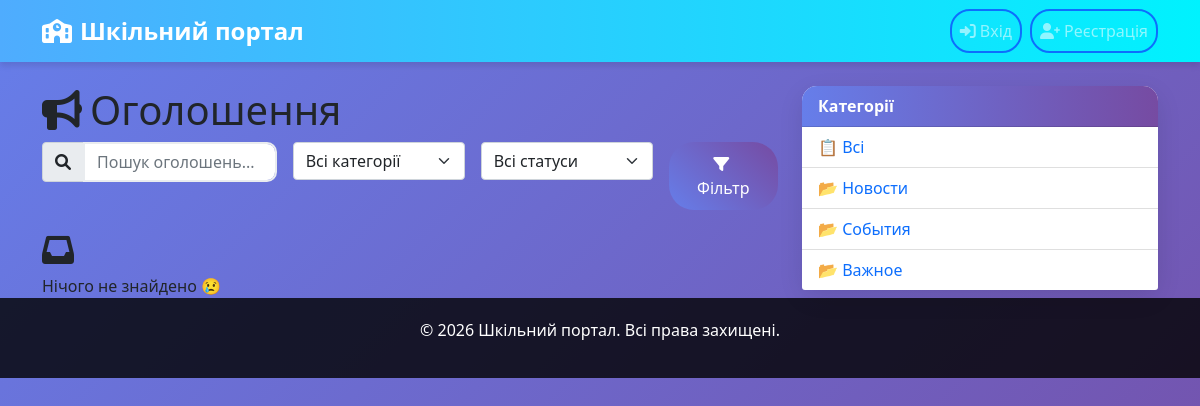
Before: /announcements/?category=7 with the older database file.
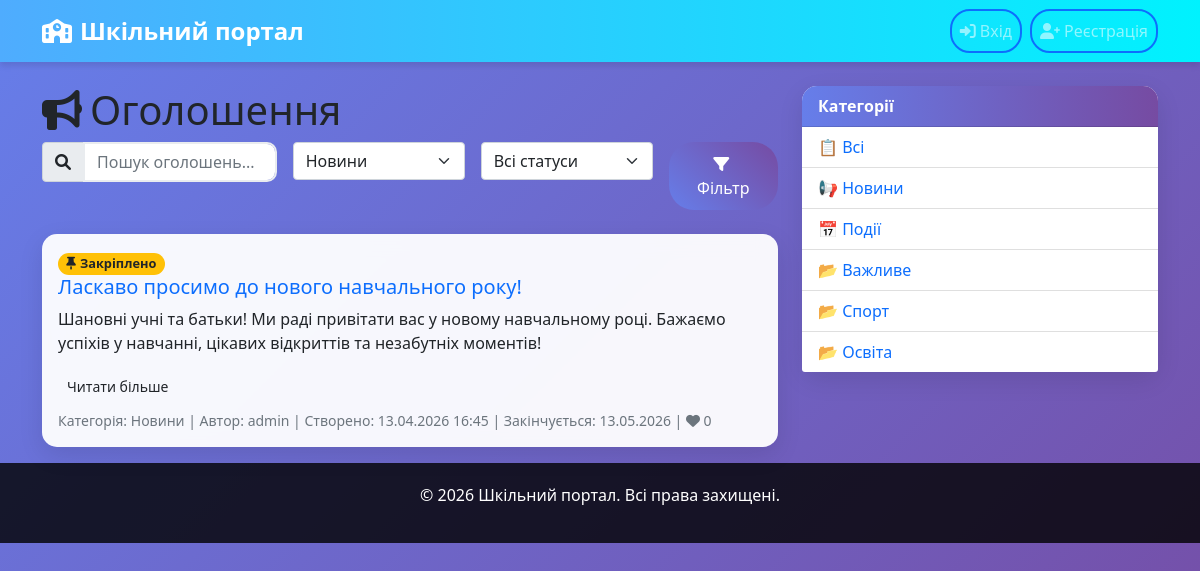
After: the same page with the newer database file.
### announcements/models.py (models this page shows, shortened)
class Category(models.Model):
    name = models.CharField(max_length=100, unique=True)
    description = models.TextField(blank=True)

class Announcement(models.Model):
    title = models.CharField(max_length=200)
    content = models.TextField()
    category = models.ForeignKey(Category, on_delete=models.CASCADE)
    author = models.ForeignKey(User, on_delete=models.CASCADE)
    created_at = models.DateTimeField(auto_now_add=True)
    updated_at = models.DateTimeField(auto_now=True)
    end_date = models.DateField(null=True, blank=True)
    is_pinned = models.BooleanField(default=False)
    file = models.FileField(upload_to='announcements/', blank=True, null=True)
    image = models.ImageField(upload_to='announcements/images/', blank=True, null=True, verbose_name='Зображення')
    class Meta:
        ordering = ['-is_pinned', '-created_at']

### announcements/views.py (the view)
# urls.py: path('', views.announcement_list, name='announcement_list'),
def announcement_list(request):
    announcements = Announcement.objects.all()
    categories = Category.objects.all()
    query = request.GET.get('q')
    if query:
        announcements = announcements.filter(
            Q(title__icontains=query) | Q(content__icontains=query)
        )
    category_id = request.GET.get('category')
    if category_id:
        announcements = announcements.filter(category_id=category_id)
    status = request.GET.get('status')
    if status == 'active':
        announcements = announcements.filter(end_date__gte=timezone.now().date())
    elif status == 'expired':
        announcements = announcements.filter(end_date__lt=timezone.now().date())
    paginator = Paginator(announcements, 10)  # 10 объявлений на страницу
    page_number = request.GET.get('page')
    page_obj = paginator.get_page(page_number)
    context = {
        'announcements': page_obj,
        'categories': categories,
        'query': query,
        'selected_category': category_id,
        'status': status,
        'is_admin': request.user.is_authenticated and request.user.groups.filter(name='Admin').exists(),
    }
    return render(request, 'announcements/list.html', context)

### announcements/views.py (called while the page is built)
def validate_number(self, number):
    try:
        number = int(number)
    except (TypeError, ValueError):
        raise PageNotAnInteger("Page number is not an integer")
    if number < 1:
        raise EmptyPage("Page number is less than 1")
    if number > self.num_pages:
        if number == 1 and self.num_pages == 0:
            pass
        else:
            raise EmptyPage("Page number is greater than number of pages")
    return number

### announcements/templates/announcements/list.html (shortened to what this page needs)
{% extends 'announcements/base.html' %}
{% block content %}
<div class="row">
    <div class="col-md-8">
        <h1><i class="fas fa-bullhorn me-2"></i>Оголошення</h1>
        <form method="get" class="mb-4">
            <div class="row g-3">
                <div class="col-md-4">
                    <div class="input-group">
                        <span class="input-group-text"><i class="fas fa-search"></i></span>
                        <input type="text" name="q" class="form-control" placeholder="Пошук оголошень..." value="{{ query|default:'' }}">
                    </div>
                </div>
                <div class="col-md-3">
                    <select name="category" class="form-select">
                        <option value="">Всі категорії</option>
                        {% for category in categories %}
                            <option value="{{ category.id }}" {% if category.id|stringformat:"s" == selected_category %}selected{% endif %}>{{ category.name }}</option>
                        {% endfor %}
                    </select>
                </div>
                <div class="col-md-3">
                    <select name="status" class="form-select">
                        <option value="">Всі статуси</option>
                    </select>
                </div>
                <div class="col-md-2">
                    <button type="submit" class="btn btn-primary w-100 filter-btn {% if filtered %}active{% endif %}">
                        <i class="fas fa-filter me-1"></i>Фільтр
                    </button>
                </div>
            </div>
        </form>
        {% if announcements %}
            {% for announcement in announcements %}
                <div class="card mb-3 announcement-card {% if announcement.is_pinned %}border-warning{% endif %}">
                    <div class="card-body">
                        {% if announcement.is_pinned %}
                            <span class="badge bg-warning text-dark">
                                <i class="fas fa-thumbtack me-1"></i>Закріплено
                            </span>
                        {% endif %}
                        <h5 class="card-title"><a href="{% url 'announcement_detail' announcement.pk %}" class="text-decoration-none">{{ announcement.title }}</a></h5>
                        <p class="card-text">{{ announcement.content|truncatechars:200 }}</p>
                        <a href="{% url 'announcement_detail' announcement.pk %}" class="btn btn-read-more btn-sm mb-2">Читати більше</a>
                        <div class="d-flex justify-content-between align-items-center">
                            <small class="text-muted">
                                Категорія: <span class="category {% if announcement.category.id|stringformat:'s' == selected_category %}active{% endif %}">{{ announcement.category.name }}</span> |
                                Автор: {{ announcement.author.username }} |
                                Створено: {{ announcement.created_at|date:"d.m.Y H:i" }}
                                {% if announcement.end_date %}
                                    | Закінчується: {{ announcement.end_date|date:"d.m.Y" }}
                                {% endif %} |
                                <span class="like-btn {% if user in announcement.likes.all %}liked{% endif %}" data-id="{{ announcement.pk }}">
                                    <i class="fas fa-heart"></i> {{ announcement.likes.count }}
                                </span>
                            </small>
                        </div>
                    </div>
                </div>
            {% endfor %}
        {% else %}
            <div class="empty-state">
                <i class="fas fa-inbox fa-2x mb-2"></i><br>
                Нічого не знайдено 😢
            </div>
        {% endif %}
    </div>
    <div class="col-md-4">
        <div class="card">
            <div class="card-header">Категорії</div>
            <ul class="list-group list-group-flush">
                <li class="list-group-item{% if not selected_category %} active-category{% endif %}">
                    <span class="category-icon">📋</span>
                    <a href="{% url 'announcement_list' %}" class="text-decoration-none">Всі</a>
                </li>
                {% for category in categories %}
                    <li class="list-group-item{% if category.id|stringformat:'s' == selected_category %} active-category{% endif %}">
                        <span class="category-icon">
                            {% if category.name|lower == 'новини' %}📢{% elif category.name|lower == 'події' %}📅{% elif category.name|lower == 'важливо' %}❗{% else %}📂{% endif %}
                        </span>
                        <a href="?category={{ category.id }}" class="text-decoration-none">{{ category.name }}</a>
                    </li>
                {% endfor %}
            </ul>
        </div>
    </div>
</div>
{% endblock %}

### announcements/templates/announcements/base.html (shortened to what this page needs)
<!DOCTYPE html>
<html lang="uk">
<head>
    {% load static %}
    <link href="https://cdn.jsdelivr.net/npm/bootstrap@5.1.3/dist/css/bootstrap.min.css" rel="stylesheet">
    <link rel="stylesheet" href="https://cdnjs.cloudflare.com/ajax/libs/font-awesome/6.0.0/css/all.min.css">
    <link rel="stylesheet" href="{% static 'announcements/css/style.css' %}">
</head>
<body>
    <nav class="navbar navbar-expand-lg navbar-dark bg-primary">
        <div class="container">
            <a class="navbar-brand" href="{% url 'announcement_list' %}">
                <i class="fas fa-school me-2"></i>Шкільний портал
            </a>
            <div class="collapse navbar-collapse" id="navbarNav">
                <div class="navbar-nav ms-auto">
                    {% if user.is_authenticated %}
                        <span class="navbar-text me-3">
                            <i class="fas fa-user me-1"></i>Привіт, {{ user.username }}!
                        </span>
                        <form method="post" action="{% url 'logout' %}" style="display:inline;">
                            {% csrf_token %}
                            <button type="submit" class="nav-link btn btn-outline-primary ms-2">
                                <i class="fas fa-sign-out-alt me-1"></i>Вихід
                            </button>
                        </form>
                    {% else %}
                        <a class="nav-link btn btn-outline-primary ms-2" href="{% url 'login' %}">
                            <i class="fas fa-sign-in-alt me-1"></i>Вхід
                        </a>
                        <a class="nav-link btn btn-outline-primary ms-2" href="{% url 'register' %}">
                            <i class="fas fa-user-plus me-1"></i>Реєстрація
                        </a>
                    {% endif %}
                </div>
            </div>
        </div>
    </nav>
    <div class="container mt-4">
        {% block content %}{% endblock %}
    </div>
    <footer class="footer mt-auto">
        <div class="container text-center">
            <p>&copy; 2026 Шкільний портал. Всі права захищені.</p>
        </div>
    </footer>

### static/announcements/css/style.css (style rules this page uses)
body { background: linear-gradient(135deg, #667eea 0%, #764ba2 100%); min-height: 100vh; font-family: 'Segoe UI', Tahoma, Geneva, Verdana, sans-serif; }
.navbar { background: linear-gradient(90deg, #4facfe 0%, #00f2fe 100%) !important; box-shadow: 0 4px 6px rgba(0, 0, 0, 0.1); }
.navbar-brand { font-weight: bold; font-size: 1.5rem; }
.card { border: none; border-radius: 15px; box-shadow: 0 8px 25px rgba(0, 0, 0, 0.1); transition: transform 0.3s ease, box-shadow 0.3s ease; background: rgba(255, 255, 255, 0.95); backdrop-filter: blur(10px); }
.card-header { background: linear-gradient(90deg, #667eea 0%, #764ba2 100%); color: white; border-radius: 15px 15px 0 0 !important; font-weight: bold; }
.btn-primary { background: linear-gradient(45deg, #667eea, #764ba2); border: none; border-radius: 25px; padding: 10px 20px; transition: all 0.3s ease; }
.btn-outline-primary { border-radius: 20px; border-width: 2px; transition: all 0.3s ease; }
.form-control { border-radius: 10px; border: 2px solid #e9ecef; transition: border-color 0.3s ease; }
.badge { border-radius: 20px; font-size: 0.8rem; }
.footer { background: rgba(0, 0, 0, 0.8); color: white; padding: 20px 0; margin-top: 50px; }
.card { animation: fadeIn 0.5s ease-out; }

Changed rows visible on the page:
removed Category: name "Новости"
removed Category: name "События"
removed Category: name "Важное"
added Announcement: is_pinned True (drawn), title "Ласкаво просимо до нового навчального року!", content "Шановні учні та батьки! Ми раді привітати вас у новому навчальному році. Бажаємо успіхів у навчанні, цікавих відкриттів та незабутніх моментів!", category.name "Новини", author.username "admin", created_at "13.04.2026 16:45", end_date "13.05.2026", likes.count "0"
added Category: name "Новини"
added Category: name "Події"
added Category: name "Важливе"
added Category: name "Спорт"
added Category: name "Освіта"
Other visible differences:
form field category: "Всі категорії" → "Новини"
text no longer shown: "Нічого не знайдено 😢"
